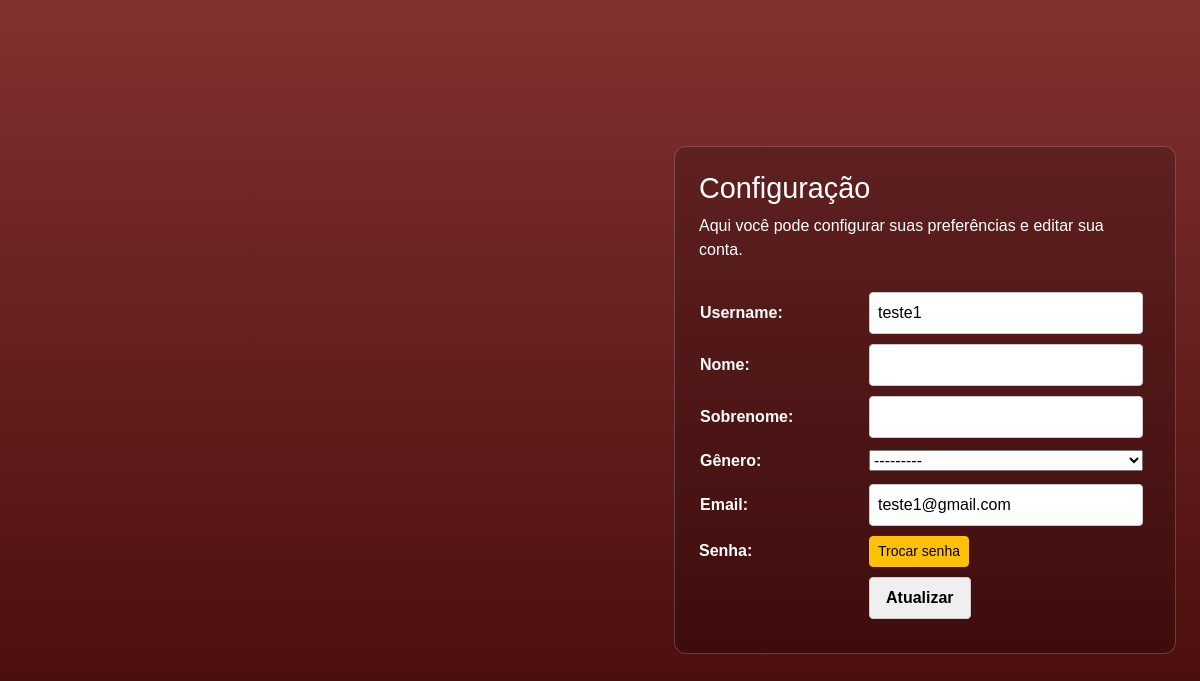
Before: /configuracao/ (signed in) with the older database file.
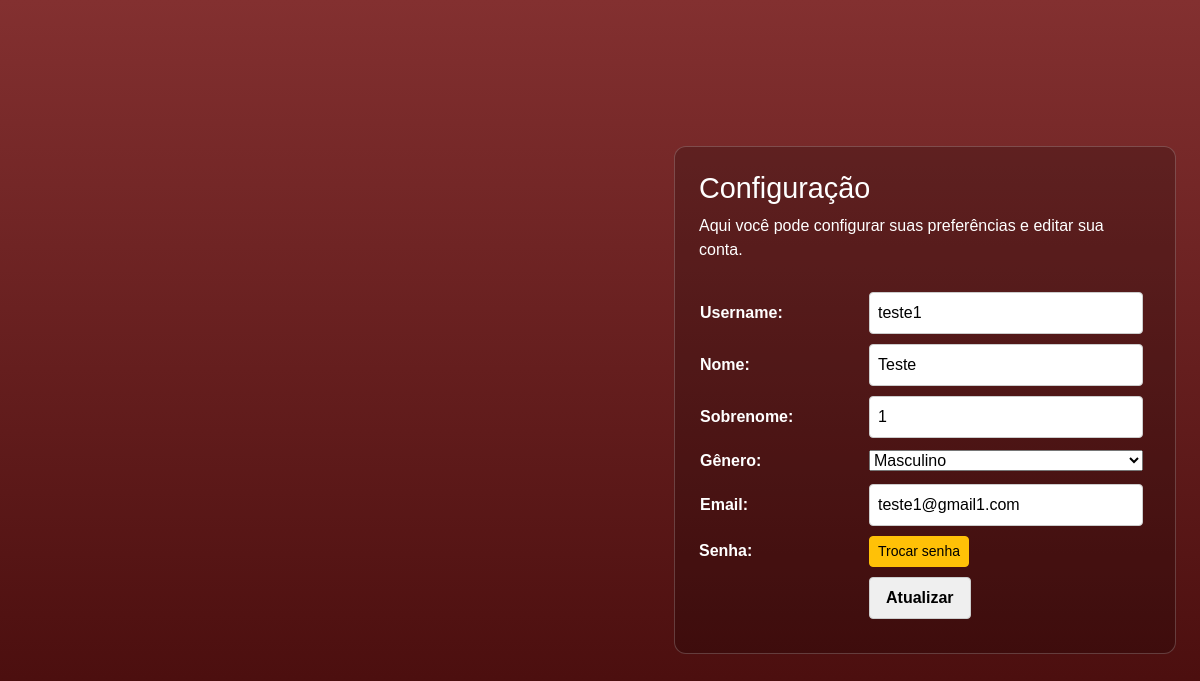
After: the same page with the newer database file.
### SongProfileApp/models.py (models this page shows)
class User(models.Model):
    id = models.AutoField(primary_key=True)
    username = models.CharField(max_length=30)
    firstName = models.CharField('Nome', blank=True, max_length=30)
    lastName = models.CharField('Sobrenome', blank=True, max_length=30)
    gender = models.CharField('Gênero', blank=True, max_length=1, choices = GENDER_CHOICES)
    email = models.EmailField(max_length=254, unique=True)
    senha = models.CharField(max_length=15)

### SongProfileApp/views.py (the view)
# urls.py: path('configuracao/', views.configuracao, name='configuracao'),
def configuracao(request):
    app_user_id = request.session.get('app_user_id')
    if not app_user_id:
        return redirect('login')
    usuario = User.objects.filter(id=app_user_id).first()
    if request.method == 'POST':
        formulario = ConfiguracaoEdicao(request.POST, instance=usuario)
        if formulario.is_valid():
            formulario.save()
            request.session['contexto'] = 'Configurações atualizadas com sucesso.'
            return redirect('homepage')
    else:
        formulario = ConfiguracaoEdicao(instance=usuario)
    contexto = {'form': formulario}
    return render(request, 'SongProfileApp/configuracao.html', contexto)

### SongProfileApp/forms.py
class ConfiguracaoEdicao(forms.ModelForm):
    class Meta:
        model = User
        fields = '__all__'
        exclude = ['senha']

### SongProfileApp/templates/SongProfileApp/configuracao.html (shortened to what this page needs)
{% load static %}
<!DOCTYPE html>
<html lang="en">
<head>
    <link href="https://cdn.jsdelivr.net/npm/bootstrap@5.3.8/dist/css/bootstrap.min.css" rel="stylesheet">
    <link rel="stylesheet" href="{% static 'SongProfileApp/css/estilo.css' %}">
</head>
<body>
    <main class="config-page">
        <section class="config-card">
            <h1>Configuração</h1>
            <p>Aqui você pode configurar suas preferências e editar sua conta.</p>
            <form method="POST" class="config-form">
                <table>
                    {{ form.as_table }}
                    <tr>
                        <td>Senha:</td>
                        <td>
                            <a href="{% url 'esquecisenha' %}" class="btn btn-warning btn-sm">Trocar senha</a>
                        </td>
                    </tr>
                    <tr>
                        <td></td>
                        <td><input type="submit" value="Atualizar"></td>
                    </tr>
                </table>
            </form>
        </section>
    </main>
</body>
</html>

### SongProfileApp/static/SongProfileApp/css/estilo.css (style rules this page uses)
body { display: flex; flex-direction: row; flex-wrap: wrap; margin: 0; padding: 0; height: 100vh; font-family: Arial, sans-serif; background-image: linear-gradient(to bottom, #833030, #420909); color: white; }
h1 { margin-bottom: 0.5rem; font-size: 1.8rem; }
form { display: flex; flex-direction: column; gap: 15px; text-align: left; }
input { padding: 8px; border: 1px solid #ccc; border-radius: 4px; }

### SongProfileApp/templates/SongProfileApp/configuracao.html (style rules this page uses)
.config-page { min-height: 100vh; display: flex; align-items: center; justify-content: center; padding: 24px; }
.config-card { width: 100%; margin-left: 650px; max-width: 720px; background: rgba(0, 0, 0, 0.2); border: 1px solid rgba(255, 255, 255, 0.2); border-radius: 12px; padding: 24px; color: #fff; }
.config-card h1 { margin-bottom: 8px; }
.config-card p { margin-bottom: 20px; }
.config-form { display: block; max-width: 100%; }
.config-form table { width: 100%; border-collapse: separate; border-spacing: 0 10px; }
.config-form td { vertical-align: middle; padding: 0 8px 0 0; }
.config-form td:first-child { width: 170px; white-space: nowrap; font-weight: 600; }
.config-form input, .config-form select { width: 100%; max-width: 320px; }
.config-form input[type="submit"] { width: auto; padding: 8px 16px; font-weight: 600; }

Changed rows visible on the page:
changed User "teste1": firstName (not shown) → "Teste"; lastName (not shown) → "1"; gender "---------" → "Masculino"; email "teste1@gmail.com" → "teste1@gmail1.com"
